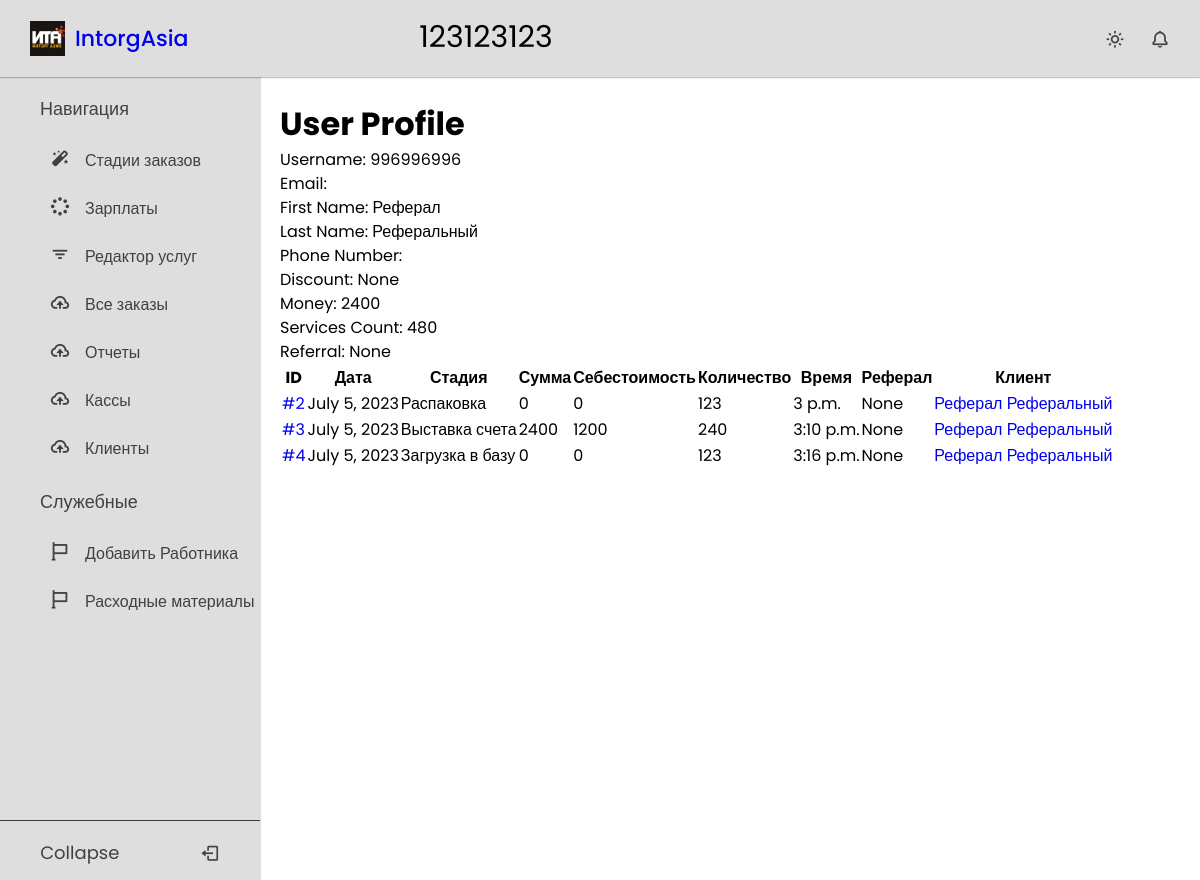
Page /client/1/ on the earlier database version.
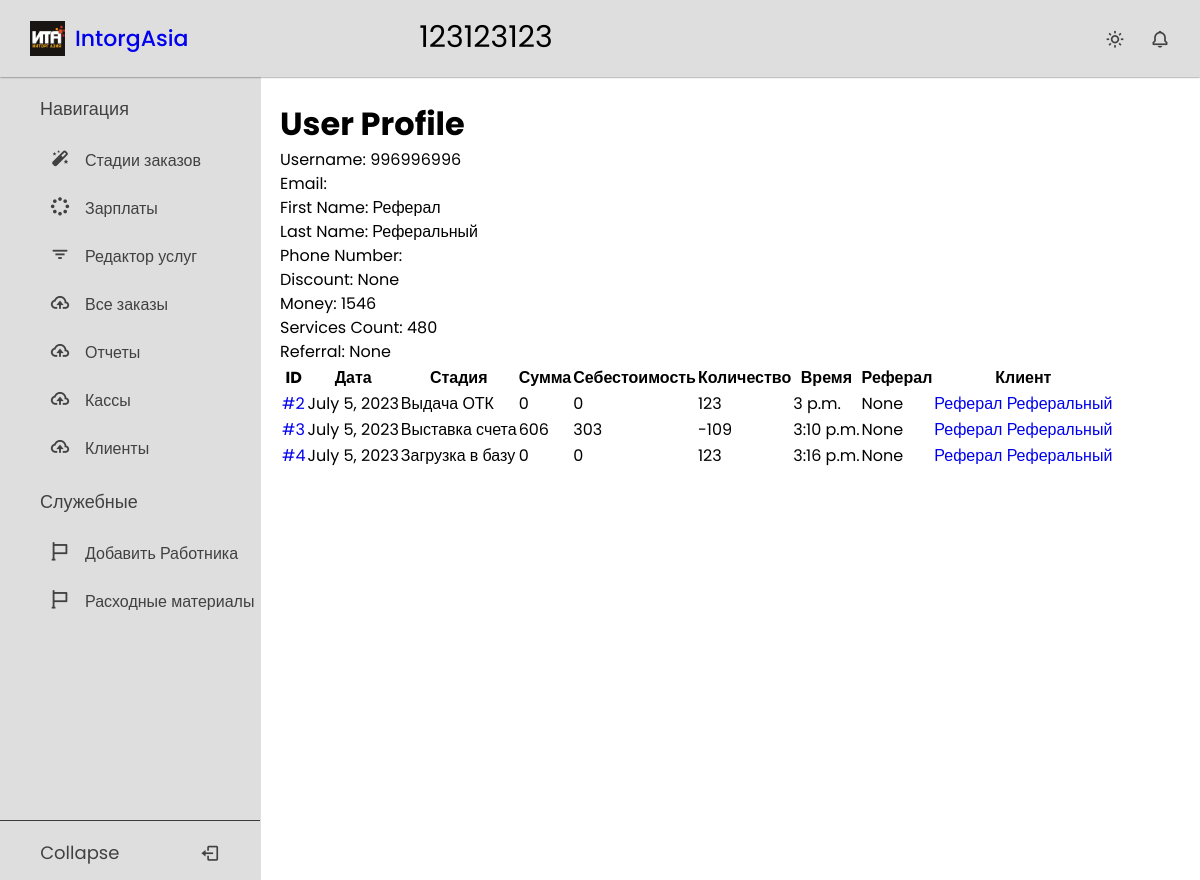
Same page on the later database version.
### users/models.py (models this page shows, shortened)
class User(AbstractBaseUser, PermissionsMixin):
    disabled = models.BooleanField(default=False)
    username = models.CharField(max_length=100, blank=True, null=True, unique=True, help_text='Номер телефона')
    first_name = models.CharField(max_length=254)
    last_name = models.CharField(max_length=254)
    is_staff = models.BooleanField(default=False)
    is_superuser = models.BooleanField(default=False)
    is_active = models.BooleanField(default=True)
    last_login = models.DateTimeField(null=True, blank=True)
    date_joined = models.DateTimeField(null=True, auto_now=True)
    joined_date = models.DateTimeField(default=timezone.now)
    user_type = models.CharField(max_length=20, choices=UserType.choices, default=UserType.CLIENT)
    discount = models.ForeignKey(DiscountType, on_delete=models.PROTECT, blank=True, null=True)
    money = models.IntegerField(default=0)
    services_count = models.IntegerField(default=0)
    referral = models.ForeignKey('self', on_delete=models.SET_NULL, blank=True, null=True)
    class Meta:
        ordering = ('disabled',)
    USERNAME_FIELD = 'username'
    REQUIRED_FIELDS = []
    objects = UserManager()
    def __str__(self):
        return f'{self.first_name} {self.last_name}'

### crm_app/models.py (models this page shows, shortened)
class Order(models.Model):
    stage = models.CharField(max_length=20, choices=OrderStages.choices, default=OrderStages.DATABASE_LOADING)
    name = models.CharField(max_length=50, blank=True)
    cashbox = models.ForeignKey("Cashbox", on_delete=models.PROTECT, blank=True, null=True)
    amount = models.IntegerField(default=0)
    cost_price = models.IntegerField(default=0)
    count = models.IntegerField(default=0)
    date = models.DateField(default=timezone.now)
    day = models.IntegerField(validators=[MaxValueValidator(31), MinValueValidator(1)], default=1)
    month = models.IntegerField(validators=[MaxValueValidator(12), MinValueValidator(1)], default=1)
    year = models.IntegerField(validators=[MaxValueValidator(2070), MinValueValidator(2020)], default=2023)
    time = models.TimeField(default=timezone.now)
    client = models.ForeignKey(CustomUser, on_delete=models.PROTECT)
    defective = models.IntegerField(default=0, blank=True)
    good_quality = models.IntegerField(default=0, blank=True)

### crm_app/views.py (the view)
# urls.py: path('client/<int:pk>/', ClientDetailView.as_view(), name='client_detail'),
class ClientDetailView(DetailView):
    model = CustomUser
    template_name = 'crmapp/client_detail.html'
    paginate_by = 20
    def get_context_data(self, **kwargs):
        context = super(ClientDetailView, self).get_context_data()
        context['orders'] = Order.objects.filter(client_id=self.object.id)
        return context

### templates/crmapp/client_detail.html (shortened to what this page needs)
{% extends 'base.html' %}
{% block content %}
 <h1>User Profile</h1>
    <p>Username: {{ user.username }}</p>
    <p>Email: {{ user.email }}</p>
    <p>First Name: {{ user.first_name }}</p>
    <p>Last Name: {{ user.last_name }}</p>
    <p>Phone Number: {{ user.phone_number }}</p>
    <p>Discount: {{ user.discount }}</p>
    <p>Money: {{ user.money }}</p>
    <p>Services Count: {{ user.services_count }}</p>
    <p>Referral: {{ user.referral }}</p>
<table>
  <thead>
    <tr>
        <th>ID</th>
        <th>Дата</th>
        <th>Стадия</th>
        <th>Сумма</th>
        <th>Себестоимость</th>
        <th>Количество</th>
        <th>Время</th>
        <th>Реферал</th>
        <th>Клиент</th>
    </tr>
  </thead>
  <tbody>
    {% for order in orders %}
      <tr>
        <td><a href="{% url 'order_detail' order.id %}">#{{ order.id }}</a></td>
        <td>{{ order.date }}</td>
        <td>{{ order.get_stage_display }}</td>
        <td>{{ order.amount }}</td>
        <td>{{ order.cost_price }}</td>
        <td>{{ order.count }}</td>
        <td>{{ order.time }}</td>
        <td>{{ order.client.referral }}</td>
        <td><a href="{% url 'client_detail' order.client.id %}">{{ order.client }}</a></td>
      </tr>
    {% endfor %}
  </tbody>
</table>
{% endblock %}

Differences in the rows shown:
changed User "Реферал": money "2400" → "1546"
changed Order id 2: stage "Распаковка" → "Выдача ОТК"
changed Order "Выставка счета": amount "2400" → "606"; cost_price "1200" → "303"; count "240" → "-109"
